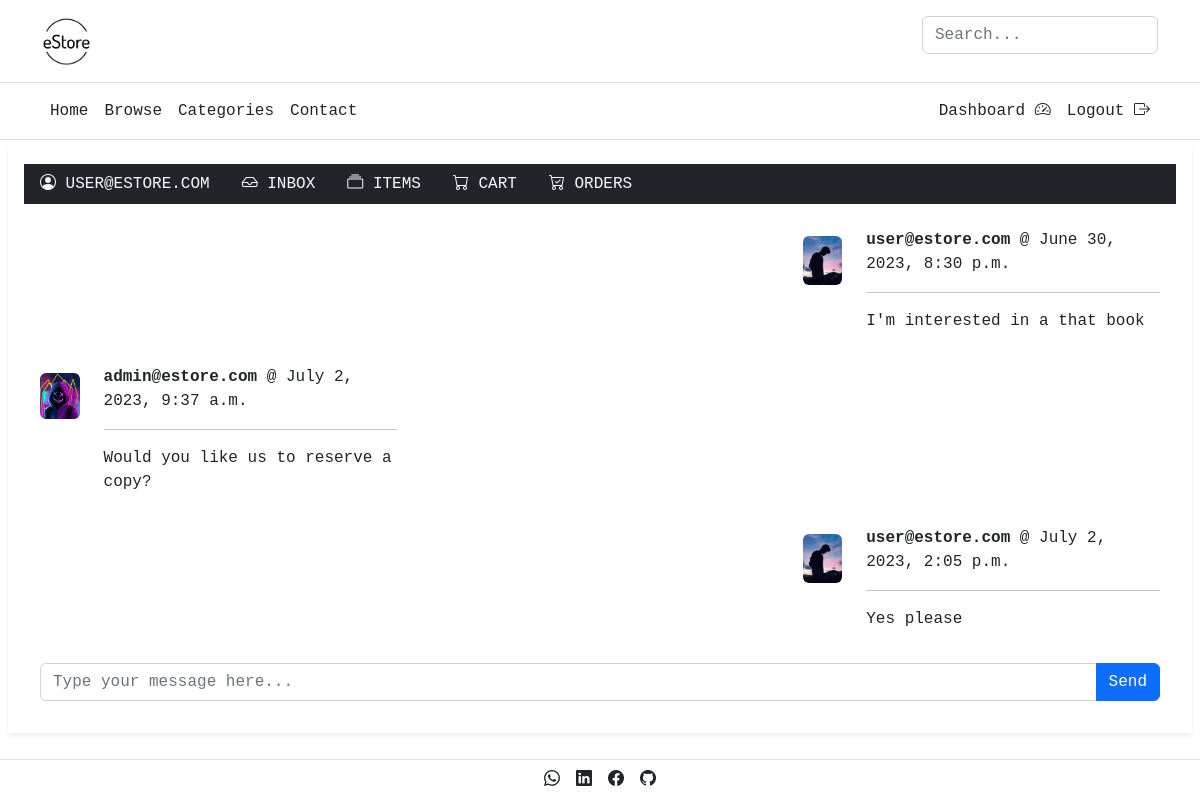
Screenshot of /inbox/1/ (signed in) with the database file from the repository.
### conversation/models.py (models this page shows, shortened)
class ConversationMessage(models.Model):
    conversation = models.ForeignKey(Conversation, related_name='messages', on_delete=models.CASCADE)
    content = models.TextField()
    created_at = models.DateTimeField(auto_now_add=True)
    created_by = models.ForeignKey(User, related_name='created_messages', on_delete=models.CASCADE)

### core/models.py (models this page shows, shortened)
class Profile(models.Model):
    user = models.OneToOneField(User, related_name='profile', on_delete=models.CASCADE)
    date_of_birth = models.DateField(blank=True, null=True)
    phone_number = models.CharField(max_length=12, blank=True, null=True)
    address = models.CharField(max_length=255, blank=True, null=True)
    bio = models.TextField(blank=True, null=True)
    pic = models.ImageField(upload_to='profile_pics', blank=True, null=True)

### conversation/views.py (the view)
# urls.py: path('<int:pk>/', views.detail, name='detail'),
@login_required
def detail(request, pk):
    conversation = Conversation.objects.filter(members__in=[request.user.id]).get(pk=pk)
    if request.method == 'POST':
        form = InChatMessageForm(request.POST)
        if form.is_valid():
            conversation_message = form.save(commit=False)
            conversation_message.conversation = conversation
            conversation_message.created_by = request.user
            conversation_message.save()
            conversation.save()
            return redirect('conversation:detail', pk=pk)
    else:
        form = InChatMessageForm()
    context = {
        'form': form,
        'conversation': conversation
    }
    return render(request, 'conversation/detail.html', context)

### conversation/forms.py
class InChatMessageForm(forms.ModelForm):
    content = forms.CharField(
        label='',
        widget=forms.TextInput(attrs={
            'placeholder': 'Type your message...',
            'class': 'form-group',}))
    class Meta:
        model = ConversationMessage
        fields = ('content',)

### conversation/templates/conversation/detail.html (shortened to what this page needs)
{% extends 'dashboard/base.html' %}
{% load crispy_forms_tags %}
{% block dashboard_content %}
<div class="p-3">
    {% for message in conversation.messages.all %}
    <div class="row mb-3 d-flex {% if message.created_by == request.user %} justify-content-end {% else %} ustify-content-start {% endif %}">
        <div class="col-md-4 {% if message.created_by == request.user %} bg-info-subtle {% else %} bg-body-secondary {% endif %} rounded">
            <div class="row">
                <div class="col-md-2 pt-2">
                    <img src="{{ message.created_by.profile.pic.url }}" alt="pic" class="img-fluid rounded">
                </div>
                <div class="col-md-10">
                    <p><strong>{{ message.created_by.username }}</strong> @ {{ message.created_at }}</p>
                    <hr>
                    <p>{{ message.content }}</p>
                </div>
            </div>
        </div>
    </div>
    {% endfor %}
    <form action="." method="post">
        <div class="input-group">
            <input type="text" class="form-control" placeholder="Type your message here..." aria-label="content" aria-describedby="button-addon2" name="content" id="content">
            <button class="btn btn-primary" type="submit" id="button-addon2">Send</button>
        </div>
    </form>
</div>
{% endblock dashboard_content %}

### dashboard/templates/dashboard/base.html (shortened to what this page needs)
{% extends 'core/base.html' %}
{% block content %}
<div class="px-2 mt-2">
    <div class="shadow-sm p-3 bg-body-tertiary mb-3">
        <nav class="nav bg-dark mb-2">
            <a class="nav-link text-uppercase text-light" href="{% url 'dashboard:dashboard' %}"><i class="bi bi-person-circle"></i> {{ request.user.username }}</a>
            <a class="nav-link text-uppercase text-light" href="{% url 'conversation:inbox' %}"><i class="bi bi-inbox"></i> Inbox</a>
            <a class="nav-link text-uppercase text-light" href="{% url 'dashboard:items' %}"><i class="bi bi-collection"></i> Items</a>
            <a class="nav-link text-uppercase text-light" href="{% url 'cart:cart' %}"><i class="bi bi-cart"></i> Cart</a>
            <a class="nav-link text-uppercase text-light" href="{% url 'cart:orders' %}"><i class="bi bi-cart-check"></i> Orders</a>
        </nav>
        {% block dashboard_content %}{% endblock dashboard_content %}
    </div>
</div>
{% endblock content %}

### rows the page displays
ConversationMessage: created_by.profile.pic (picture), created_by.username "user@estore.com", created_at "June 30, 2023, 8:30 p.m.", content "I'm interested in a that book"
ConversationMessage: created_by.profile.pic (picture), created_by.username "admin@estore.com", created_at "July 2, 2023, 9:37 a.m.", content "Would you like us to reserve a copy?"
ConversationMessage: created_by.profile.pic (picture), created_by.username "user@estore.com", created_at "July 2, 2023, 2:05 p.m.", content "Yes please"

### other values shown
{{ request.user.username }} "USER@ESTORE.COM"
